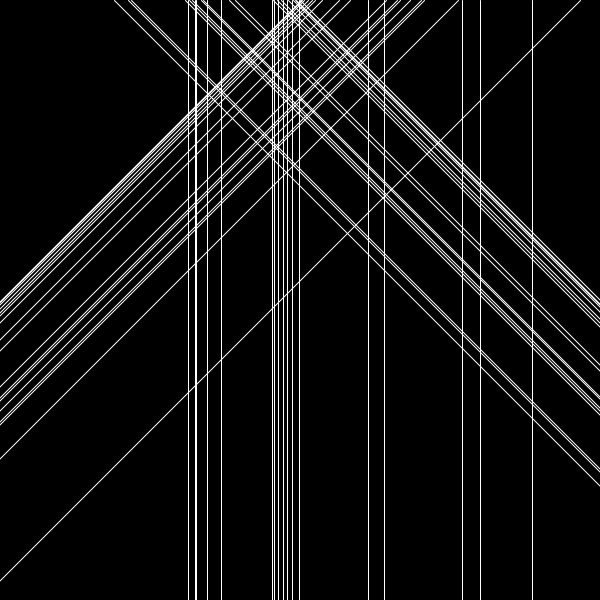
Frame 1 (no input)
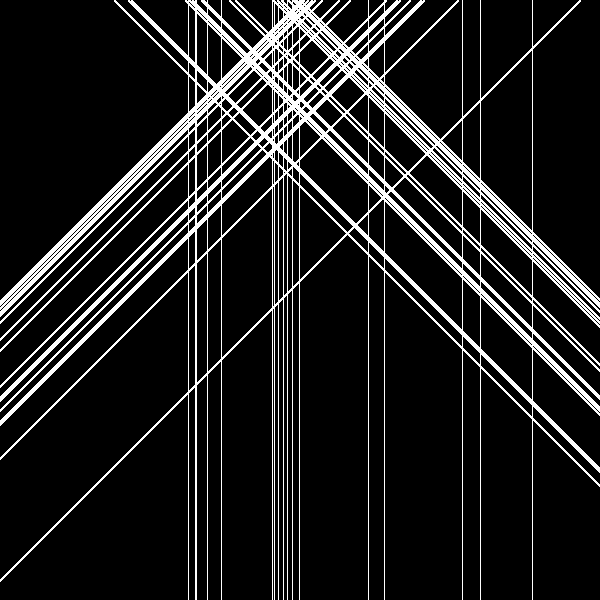
Frame 60 (the mouse pressed at the canvas centre just before this capture)
Frame 120 (the mouse held since frame 60 and released just before this capture): identical to frame 60, image omitted

The Processing sketch that drew these frames (run headless with seeded random() and noise(); from frame 60 on, the mouse is pressed at the canvas centre):

// Processing sketch: processing_155376
// ── processing_155376.pde

int linepos[];
Lines k;
void setup() {  //setup function called initially, only once
  size(600, 600);
  background(0);
  stroke(255);
  int linepos[] = chooseLines();
  k = new Lines(linepos);
}

void draw() {
  k.draw();
}

class Lines    {
  int start[];
  int end[] = {};
  Lines(int[] l){
    start = l;
    for(int x = 0; x < start.length; x++)  {
      int r = int(random(0, 3));
      if(r == 0)  {
        end = append(end, start[x]);
      }
      else if(start[x] > 300)  {
        int t = start[x] - 600;
        end = append(end, (start[x] - 600));
      }
      else  {
        end = append(end, (start[x] + 600));
      }
    }
  }
  void draw()  {
    for(int x = 0; x < start.length; x++){
      line(start[x], 0, end[x], height);
    }
  }
}
int[] chooseLines()    {
    int[] chosen = {};
    for(int a = 0; a < 600; a++)    {
        float d = pow(abs((a - 300)), .1);
        float r = random(pow(300, .1));
        if(r > d)    {
            chosen = append(chosen, a);
        }
    }
    return chosen;
}
